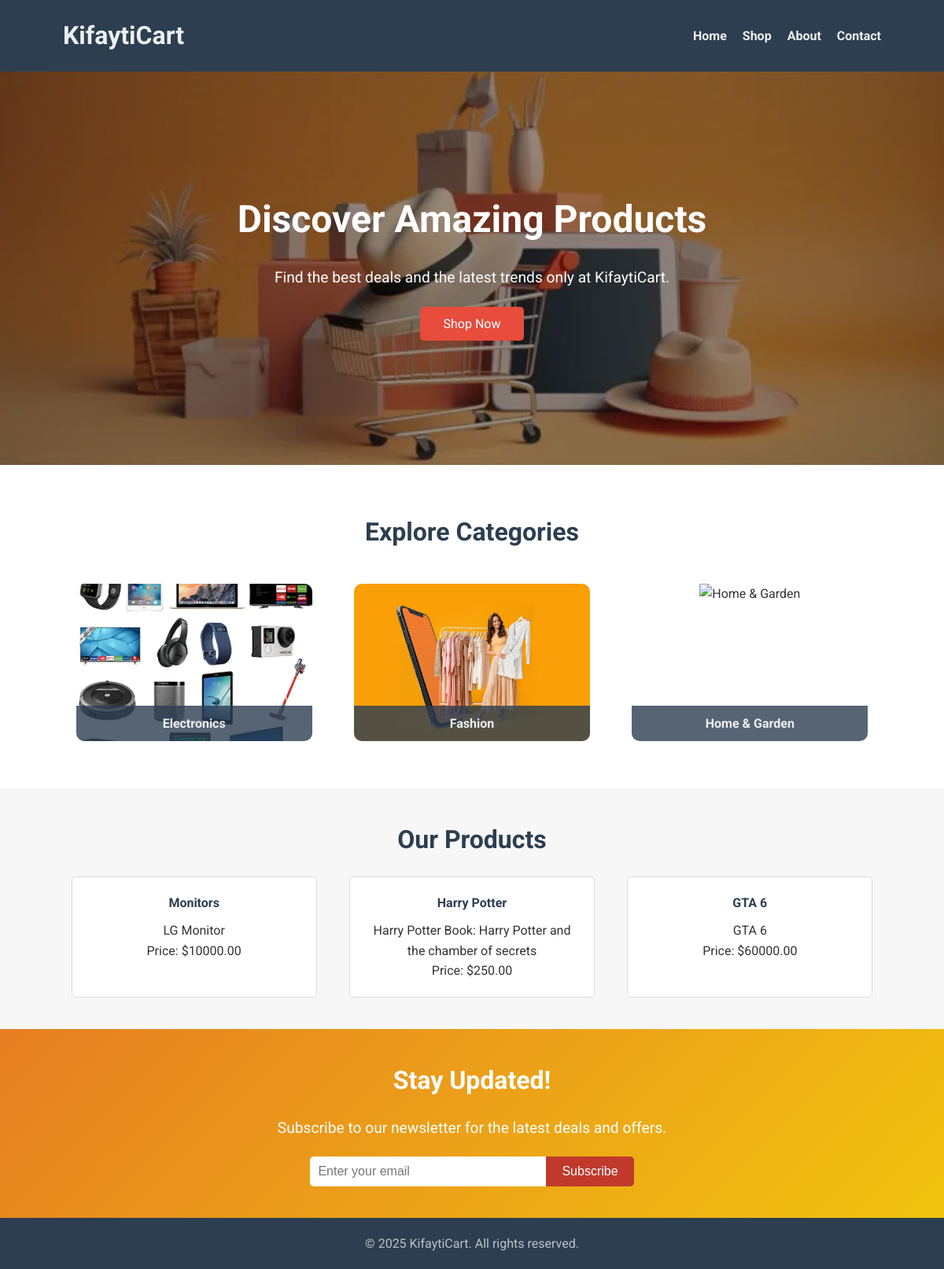
The page / on the database its author committed.
### shop/models.py (models this page shows, shortened)
class Product(models.Model):
    category = models.ForeignKey(Category, related_name='products', on_delete=models.CASCADE)
    name = models.CharField(max_length=200)
    slug = models.SlugField(max_length=200, unique=True, blank=True)
    description = models.TextField(blank=True)
    price = models.DecimalField(max_digits=10, decimal_places=2)
    image = models.ImageField(upload_to='products/', blank=True, null=True)

### shop/views.py (the view)
# urls.py: path('', views.product_list, name='product_list'),
def product_list(request, category_slug=None):
    category = None
    categories = Category.objects.all()
    products = Product.objects.all()
    if category_slug:
        category = get_object_or_404(Category, slug=category_slug)
        products = products.filter(category=category)
    return render(request, 'shop/product/list.html', {
        'category': category,
        'categories': categories,
        'products': products
    })

### shop/templates/shop/product/list.html (shortened to what this page needs)
{% load static %}
<!DOCTYPE html>
<html lang="en">
<head>
  <link rel="stylesheet" href="{% static 'shop/css/style.css' %}">
</head>
<body>
  <header>
    <div class="container header-container">
      <div class="logo">
         <h1>KifaytiCart</h1>
      </div>
      <nav>
         <ul class="nav-links">
            <li><a href="{% url 'product_list' %}">Home</a></li>
            <li><a href="{% url 'product_list' %}">Shop</a></li>
            <li><a href="#">About</a></li>
            <li><a href="#">Contact</a></li>
         </ul>
      </nav>
    </div>
  </header>
  <section class="hero">
    <div class="hero-overlay"></div>
    <div class="container hero-content">
      <h2>Discover Amazing Products</h2>
      <p>Find the best deals and the latest trends only at KifaytiCart.</p>
      <a href="{% url 'product_list' %}" class="btn">Shop Now</a>
    </div>
  </section>
  <section class="featured-categories">
    <div class="container">
      <h3>Explore Categories</h3>
      <div class="categories-grid">
         <div class="category-card">
            <img src="{% static 'shop/images/electronics.jpg' %}" alt="Electronics">
            <div class="card-overlay">
                <h4>Electronics</h4>
            </div>
         </div>
         <div class="category-card">
            <img src="{% static 'shop/images/fashion.jpg' %}" alt="Fashion">
            <div class="card-overlay">
                <h4>Fashion</h4>
            </div>
         </div>
         <div class="category-card">
            <img src="{% static 'shop/images/home.jpg' %}" alt="Home & Garden">
            <div class="card-overlay">
                <h4>Home & Garden</h4>
            </div>
         </div>
      </div>
    </div>
  </section>
  <section class="product-list-section">
    <div class="container">
      <h3>Our Products</h3>
      <div class="product-list">
          {% if products %}
            {% for product in products %}
              <div class="product-item">
                  <h4>
                    <a href="{% url 'product_detail' product.id product.slug %}">{{ product.name }}</a>
                  </h4>
                  <p>{{ product.description|truncatewords:20 }}</p>
                  <p>Price: ${{ product.price }}</p>
              </div>
            {% endfor %}
          {% else %}
            <p>No products available at the moment.</p>
          {% endif %}
      </div>
    </div>
  </section>
  <section class="newsletter">
    <div class="container">
      <h3>Stay Updated!</h3>
      <p>Subscribe to our newsletter for the latest deals and offers.</p>
      <form class="newsletter-form">
        <input type="email" placeholder="Enter your email" required>
        <button type="submit" class="btn">Subscribe</button>
      </form>
    </div>
  </section>
  <footer>
    <div class="container">
      <p>&copy; {{ current_year|default:2025 }} KifaytiCart. All rights reserved.</p>
    </div>
  </footer>
</body>
</html>

### shop/static/shop/css/style.css (style rules this page uses)
* { margin: 0; padding: 0; box-sizing: border-box; }
body { font-family: 'Roboto', sans-serif; background-color: #f7f7f7; color: #333; line-height: 1.6; }
.container { width: 90%; max-width: 1200px; margin: auto; padding: 0 20px; }
header { background: #2c3e50; padding: 20px 0; }
.header-container { display: flex; justify-content: space-between; align-items: center; }
.logo h1 { color: #ecf0f1; margin: 0; }
.nav-links { list-style: none; display: flex; }
.nav-links li { margin-left: 20px; }
.nav-links a { color: #ecf0f1; text-decoration: none; font-weight: bold; transition: color 0.3s ease; }
.hero { position: relative; height: 500px; background: url('../images/hero.jpg') no-repeat center center/cover; }
.hero-overlay { position: absolute; top: 0; left: 0; right: 0; bottom: 0; background: rgba(0, 0, 0, 0.4); }
.hero-content { position: relative; z-index: 1; text-align: center; padding-top: 150px; color: #fff; }
.hero-content h2 { font-size: 3em; margin-bottom: 20px; }
.hero-content p { font-size: 1.2em; margin-bottom: 30px; }
.btn { background: #e74c3c; color: #fff; padding: 12px 30px; text-decoration: none; font-size: 1em; border-radius: 5px; transition: background 0.3s ease; }
.featured-categories { padding: 60px 0; background: #fff; text-align: center; }
.featured-categories h3 { font-size: 2em; margin-bottom: 40px; color: #2c3e50; }
.categories-grid { display: flex; justify-content: space-around; flex-wrap: wrap; gap: 20px; }
.category-card { position: relative; width: 300px; height: 200px; overflow: hidden; border-radius: 10px; }
.category-card img { width: 100%; height: 100%; object-fit: cover; transition: transform 0.3s ease; }
.card-overlay { position: absolute; bottom: 0; left: 0; right: 0; background: rgba(44, 62, 80, 0.8); color: #ecf0f1; padding: 10px; text-align: center; transition: background 0.3s ease; }
.product-list-section { padding: 40px 0; background: #f7f7f7; text-align: center; }
.product-list-section h3 { font-size: 2em; margin-bottom: 20px; color: #2c3e50; }
.product-list { display: flex; flex-wrap: wrap; justify-content: space-around; gap: 20px; }
.product-item { background: #fff; border: 1px solid #ddd; padding: 20px; width: 30%; border-radius: 5px; transition: transform 0.3s ease; }
.product-item h4 { margin-bottom: 10px; }
.product-item a { text-decoration: none; color: #2c3e50; font-weight: bold; }
.newsletter { background: linear-gradient(135deg, #e67e22, #f1c40f); padding: 40px 0; text-align: center; color: #fff; }
.newsletter h3 { font-size: 2em; margin-bottom: 20px; }
.newsletter p { font-size: 1.2em; margin-bottom: 20px; }
.newsletter-form { display: flex; justify-content: center; align-items: center; }
.newsletter-form input[type="email"] { padding: 10px; font-size: 1em; border: none; border-radius: 5px 0 0 5px; width: 300px; }
.newsletter-form button { padding: 10px 20px; font-size: 1em; border: none; background: #c0392b; color: #fff; border-radius: 0 5px 5px 0; cursor: pointer; transition: background 0.3s ease; }
footer { background: #2c3e50; padding: 20px 0; text-align: center; color: #bdc3c7; }

### rows shown on the page
Product: name "Monitors", description "LG Monitor", price "10000.00"
Product: name "Harry Potter", description "Harry Potter Book: Harry Potter and the chamber of secrets", price "250.00"
Product: name "GTA 6", description "GTA 6", price "60000.00"

### other values the page prints
{{ current_year|default:2025 }} "2025"
